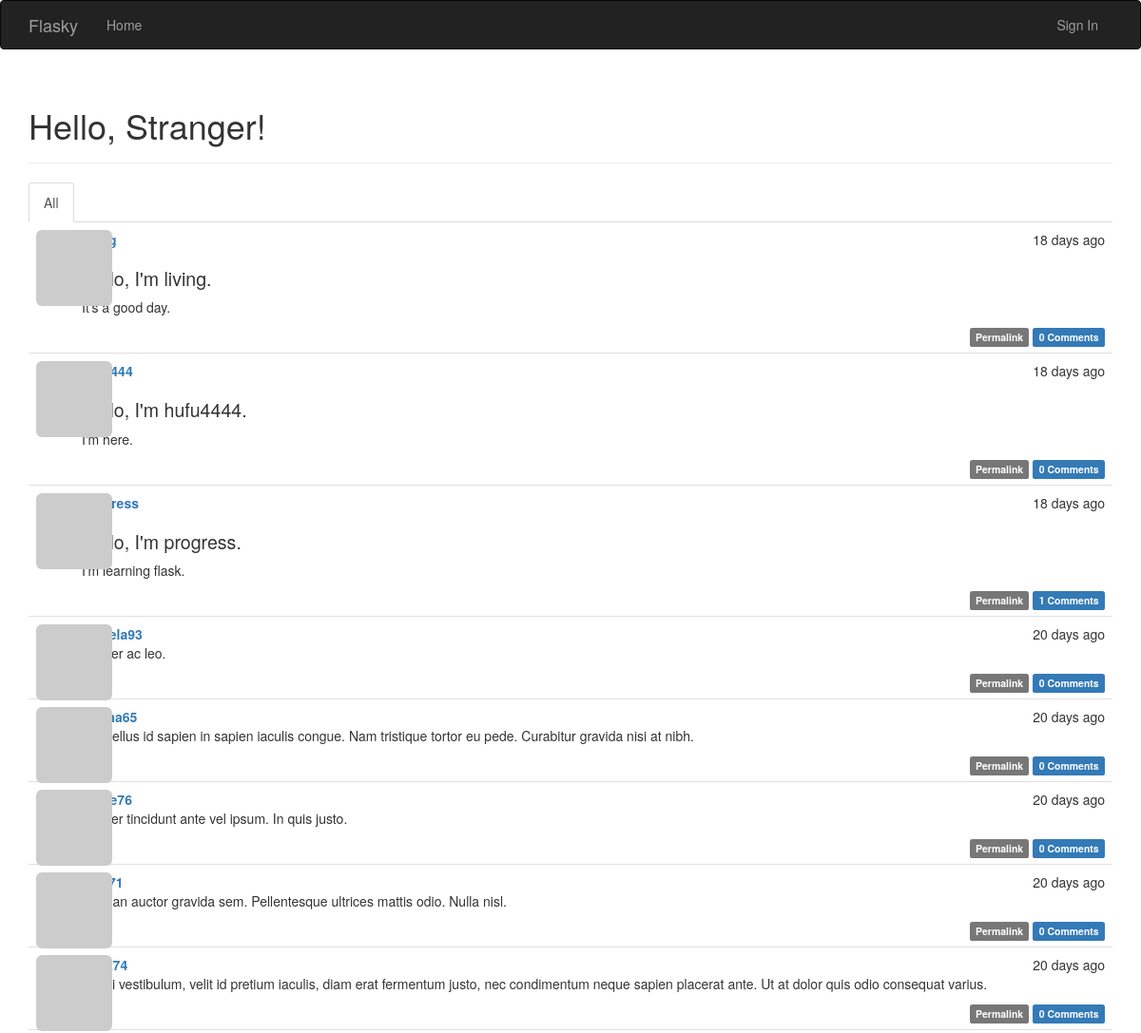
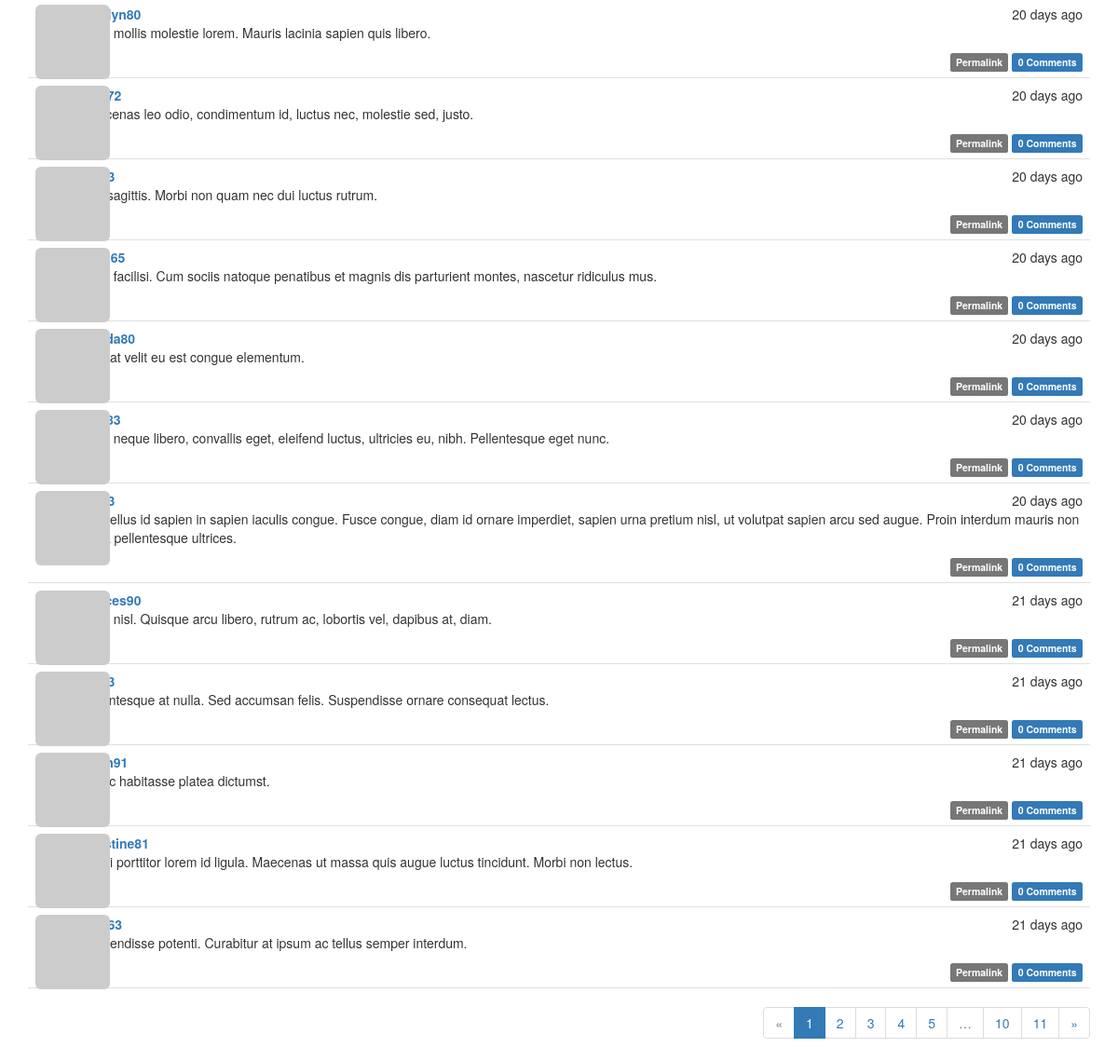
Before: / with the older database file (2 pictures, top to bottom).
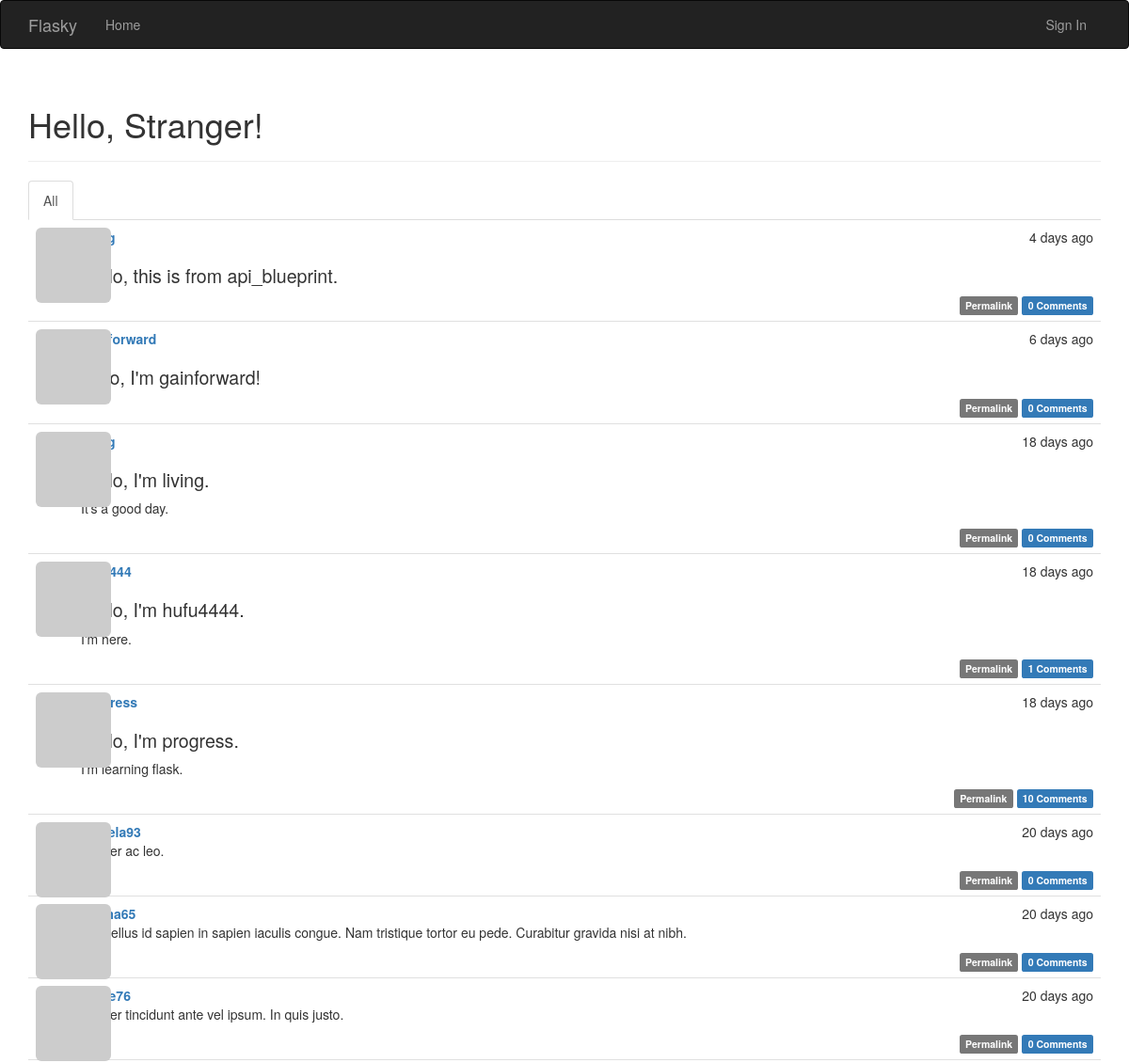
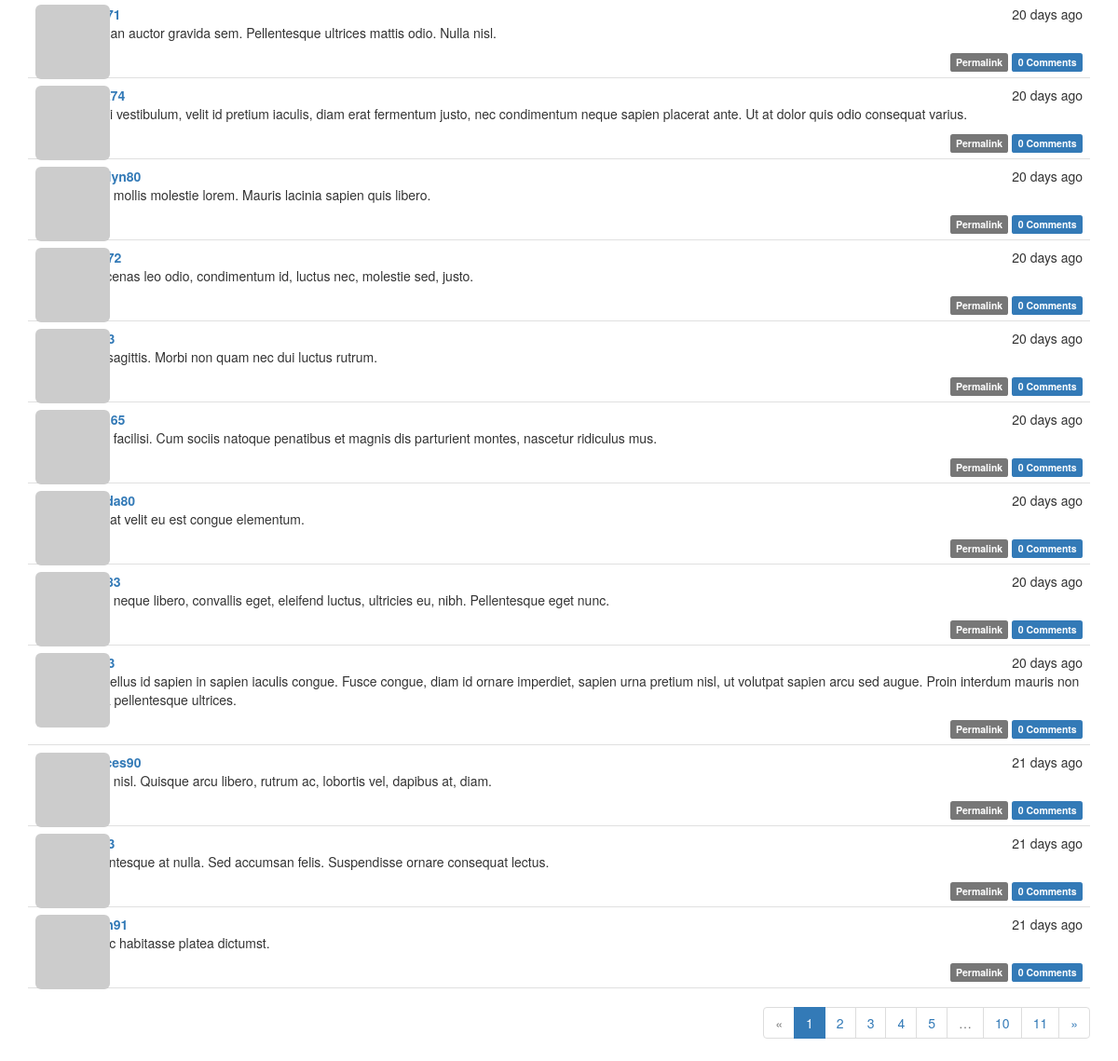
After: the same page with the newer database file (2 pictures, top to bottom).
### app/models.py (models this page shows, shortened)
class Post(db.Model):
    __tablename__ = "posts"
    id = db.Column(db.Integer, primary_key=True)
    body = db.Column(db.Text)
    body_html = db.Column(db.Text)
    timestamp = db.Column(db.DateTime, index=True, default=datetime.utcnow)
    author_id = db.Column(db.Integer, db.ForeignKey('users.id'))
    comments = db.relationship('Comment', backref='post', lazy='dynamic')
    '''@staticmethod
    def generate_fake(count=100):
        from random import seed, randint
        import forgery_py

        seed()
        user_count = User.query.count()
        for i in range(count):
            u = User.query.offset(randint(0, user_count - 1)).first()
            p = Post(body=forgery_py.lorem_ipsum.sentences(randint(1, 3)),
                timestamp=forgery_py.date.date(True),
                author=u)
            db.session.add(p)
            db.session.commit()'''

class User(UserMixin, db.Model):
    __tablename__ = 'users'
    id = db.Column(db.Integer, primary_key=True)
    email = db.Column(db.String(64), unique=True, index=True)
    username = db.Column(db.String(64), unique=True, index=True)
    password_hash = db.Column(db.String(128))
    role_id = db.Column(db.Integer, db.ForeignKey('roles.id'))
    avatar_hash = db.Column(db.String(32))
    confirmed = db.Column(db.Boolean, default=False)
    name = db.Column(db.String(64))
    location = db.Column(db.String(64))
    about_me = db.Column(db.Text())
    member_since = db.Column(db.DateTime(), default=datetime.utcnow)
    last_seen = db.Column(db.DateTime(), default=datetime.utcnow)
    posts = db.relationship('Post', backref='author', lazy='dynamic')
    followed = db.relationship('Follow', foreign_keys=[Follow.follower_id], backref=db.backref('follower', lazy='joined'),
        lazy='dynamic', cascade='all, delete-orphan')
    followers = db.relationship('Follow', foreign_keys=[Follow.followed_id], backref=db.backref('followed', lazy='joined'),
        lazy='dynamic', cascade='all, delete-orphan')
    comments = db.relationship('Comment', backref='author', lazy='dynamic')
    def gravatar(self, size=100, default='identicon', rating='g'):
        url = 'https://secure.gravatar.com/avatar'
        hash = self.avatar_hash or self.gravatar_hash()
        return '{url}/{hash}?s={size}&d={default}&r={rating}'.format(url=url, hash=hash, size=size, default=default, rating=rating)
    @property
    def password(self):
        raise AttributeError('password is not a readable attribute')
    @password.setter
    def password(self, password):
        self.password_hash = generate_password_hash(password)
    '''@staticmethod
    def generate_fake(count=100):
        from sqlalchemy.exc import IntegrityError
        from random import seed
        import forgery_py

        seed()
        #r = Role.query.filter_by(name='User').first()
        for i in range(count):
            u = User(email=forgery_py.internet.email_address(),
                username=forgery_py.internet.user_name(True),
                password=forgery_py.lorem_ipsum.word(),
                #role= r,
                confirmed=True,
                name=forgery_py.name.full_name(),
                location=forgery_py.address.city(),
                about_me=forgery_py.lorem_ipsum.sentence(),
                member_since=forgery_py.date.date(True))
            db.session.add(u)
            try:
                db.session.commit()
            except:
                db.session.rollback()'''

### app/main/views.py (the view)
@main.route('/', methods=['GET', 'POST'])
def index():
    form = PostForm()
    if current_user.can(Permission.WRITE) and form.validate_on_submit():
        post = Post(body=form.body.data, author=current_user._get_current_object())
        db.session.add(post)
        db.session.commit()
        return redirect(url_for('.index'))
    page = request.args.get('page', 1, type=int)
    show_followed = False
    if current_user.is_authenticated:
        show_followed = bool(request.cookies.get('show_followed', ''))
    if show_followed:
        query = current_user.followed_posts
    else:
        query = Post.query
    pagination = query.order_by(Post.timestamp.desc()).paginate(
        page, per_page=current_app.config['FLASKY_POSTS_PER_PAGE'],
        error_out=False)
    posts = pagination.items
    return render_template('index.html', form=form, posts=posts, show_followed=show_followed, pagination=pagination)

### app/auth/views.py (called while the page is built)
@auth.before_app_request
def before_request():
    if current_user.is_authenticated:
        current_user.ping()
        if not current_user.confirmed and request.endpoint[:5] != 'auth.':
            return redirect(url_for('auth.unconfirmed'))

### app/main/__init__.py (called while the page is built)
@main.app_context_processor
def inject_permissions():
    return dict(Permission=Permission)

### app/main/views.py (called while the page is built)
@main.after_app_request
def after_request(response):
    for query in get_debug_queries():
        if query.duration >= current_app.config['FLASKY_SLOW_DB_QUERY_TIME']:
            current_app.logger.warning(
                'Slow query: %s\nParameters: %s\nDuration: %fs\nContext: %s\n' %
                (query.statement, query.parameters, query.duration, query.context))
    return response

### app/models.py (called while the page is built)
    def can(self, permissions):
        return False

    def is_administrator(self):
        return False

### app/templates/index.html (shortened to what this page needs)
{% extends "base.html" %}
{% import "bootstrap/wtf.html" as wtf %}
{% import "_macros.html" as macros %}
{% block page_content %}
<div class="page-header">
<h1>Hello, {% if current_user.is_authenticated %}{{ current_user.username }}{% else %}Stranger{% endif %}!</h1>
</div>
<div class="post-tabs">
<ul class="nav nav-tabs">
<li {% if not show_followed %} class="active" {% endif %}><a href="{{url_for('.show_all')}}">All</a></li>
</ul>
{% include '_posts.html' %}
</div>
{% if pagination %}
<div class="pagination">
{{macros.pagination_widget(pagination, '.index')}}
</div>
{% endif %}
{% endblock %}

### app/templates/_posts.html (shortened to what this page needs)
<ul class="posts">
{% for post in posts %}
<li class="post">
<div class="post-thumbnail">
<a href="{{url_for('.user', username=post.author.username)}}"><img class="img-rounded profile-thumbnail"
    src="{{post.author.gravatar(size=40)}}"></a>
</div>
<div class="post-content">
<div class="post-date">{{moment(post.timestamp).fromNow()}}</div>
<div class="post-author">
<a href="{{url_for('.user', username=post.author.username)}}">{{post.author.username}}</a>
</div>
<div class="post-body">
{% if post.body_html %}
{{post.body_html | safe}}
{% else %}
{{post.body}}
{% endif %}
</div>
<div class="post-footer">
<a href="{{url_for('.post', id=post.id)}}">
<span class="label label-default">Permalink</span>
</a>
<a href="{{url_for('.post', id=post.id)}}#comments"><span class="label label-primary">
{{post.comments.count()}} Comments</span>
</a>
</div>
</div>
</li>
{% endfor %}
</ul>

Changed rows visible on the page:
no longer on this page (row unchanged): Post: timestamp "21 days ago", author.username "christine81", body_html "Morbi porttitor lorem id ligula. Maecenas ut massa quis augue luctus tincidunt. Morbi non lectus.", comments.count "0"
no longer on this page (row unchanged): Post: timestamp "21 days ago", body_html "Suspendisse potenti. Curabitur at ipsum ac tellus semper interdum.", comments.count "0"
added Post: timestamp "4 days ago", body_html "Hello, this is from api_blueprint.", comments.count "0"
added Post: timestamp "6 days ago", author.username "gainforward", body_html "hello, I'm gainforward!", comments.count "0"
computed for Post "Hello, I'm hufu4444. I'm here.": comments.count "0" → "1"
computed for Post "Hello, I'm progress. I'm learning flask.": comments.count "1" → "10"
